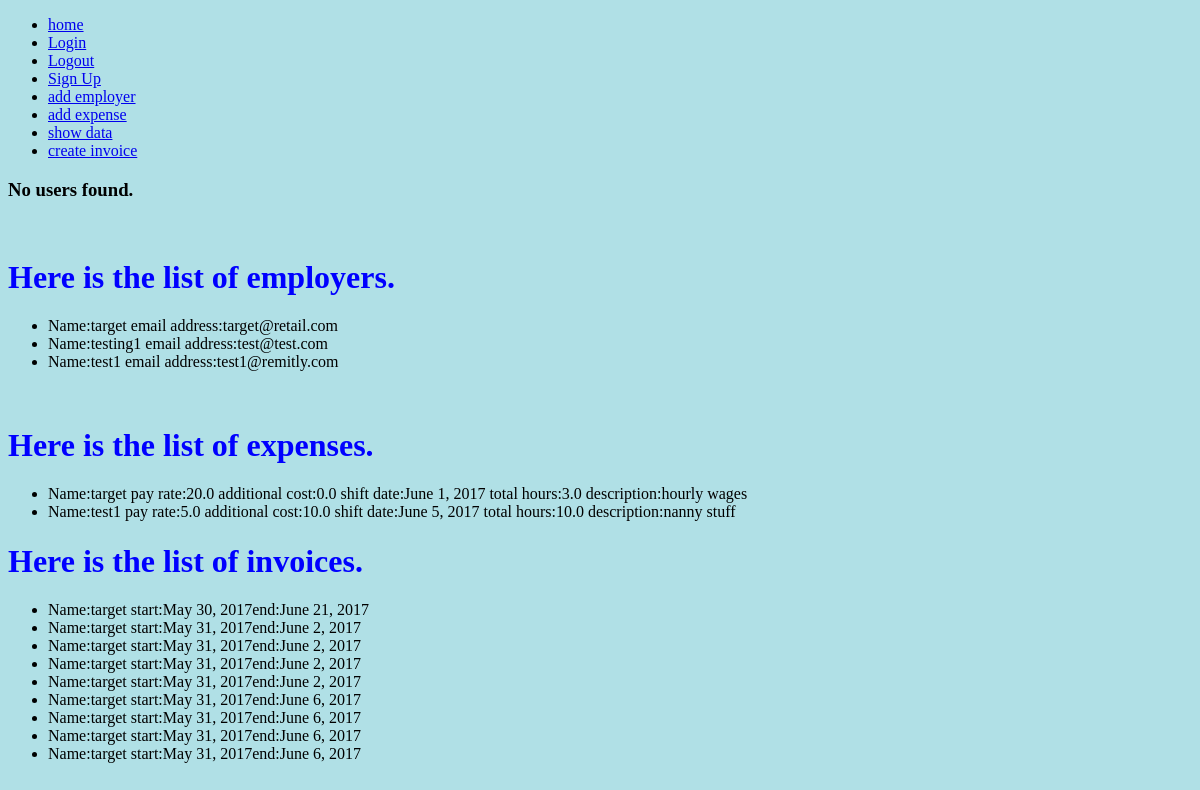
/showdata/, run on an earlier commit of the app's database.
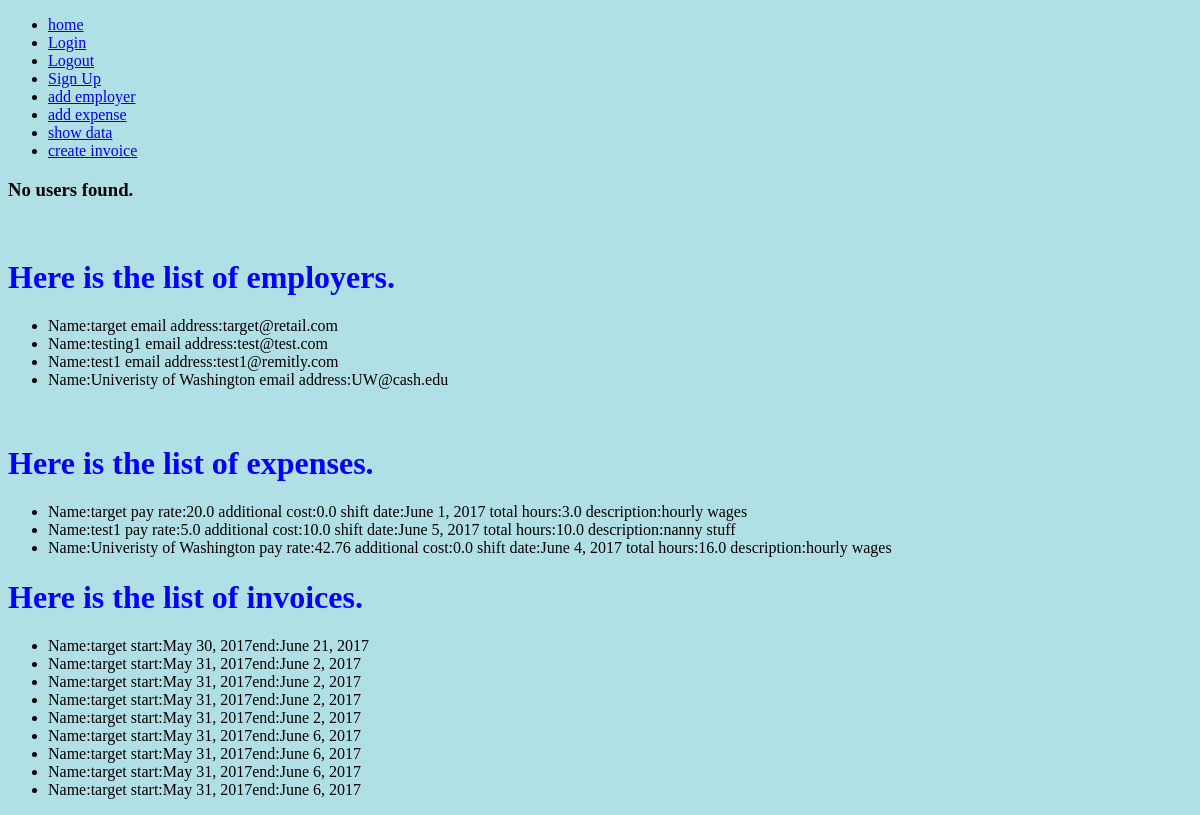
And on a later commit of the database.
### polls/models.py (models this page shows, shortened)
class Employer(models.Model):
    company_name = models.CharField(max_length=30)
    email_address = models.EmailField()
    def __str__(self):
        return self.company_name

class Expense(models.Model):
    company = models.ForeignKey(Employer, on_delete=models.CASCADE)
    pay_rate = models.FloatField()
    additional_cost = models.FloatField()
    shift_date = models.DateField()
    total_hours = models.FloatField()
    description = models.CharField(max_length=200)

class Invoice(models.Model):
    c_name = models.ForeignKey(Employer, on_delete=models.CASCADE)
    start_date = models.DateField()
    end_date = models.DateField()

### polls/views.py (the view)
# urls.py: url(r'^showdata/$', views.showdata, name='showdata'),
def showdata(request):
    all_users = User.objects.all()
    employer = Employer.objects.all()
    expense = Expense.objects.all()
    invoice = Invoice.objects.all()
    return render(request, 'polls/showdata.html', {'all_users': all_users, 'employer': employer,
                                                   'expense': expense, 'invoice':invoice})

### polls/templates/polls/showdata.html (shortened to what this page needs)
<!DOCTYPE html>
<html>
<head>
    <div id="nav">
        <ul>
            <li><a href="/">home</a></li>
            <li><a href="http://localhost:8000/login">Login</a></li>
            <li><a href="http://localhost:8000/logout">Logout</a></li>
            <li><a href="http://localhost:8000/register">Sign Up</a></li>
            <li><a href="http://localhost:8000/employer_add">add employer</a></li>
            <li><a href="http://localhost:8000/expense_add">add expense</a></li>
            <li><a href="http://localhost:8000/showdata">show data</a></li>
            <li><a href="http://localhost:8000/invoice">create invoice</a></li>
        </ul>
    </div>
    {% if all_users %}
    <h1>Here is the list of users.</h1>
    <ul>
        {% for user in all_users %}
        <li> Name:{{ user.user_name }} First Name:{{ user.first_name }} Last Name:{{ user.last_name }} Password:{{
            user.password }}
        </li>
        {% endfor %}
    </ul>
    {% else %}
    <h3> No users found.</h3>
    {% endif %}
    <br>
    {% if employer %}
    <h1>Here is the list of employers.</h1>
    <ul>
        {% for user in employer %}
        <li> Name:{{ user.company_name }} email address:{{ user.email_address }}</li>
        {% endfor %}
    </ul>
    {% else %}
    <h3> No employer found.</h3>
    {% endif %}
    <br>
    {% if expense %}
    <h1>Here is the list of expenses.</h1>
    <ul>
        {% for user in expense %}
        <li> Name:{{ user.company }} pay rate:{{ user.pay_rate }}
            additional cost:{{ user.additional_cost }} shift date:{{ user.shift_date }}
            total hours:{{ user.total_hours }} description:{{ user.description }}
        </li>
        {% endfor %}
    </ul>
    {% else %}
    <h3> No expenses found.</h3>
    {% endif %}
    {% if invoice %}
    <h1>Here is the list of invoices.</h1>
    <ul>
        {% for inv in invoice %}
        <li> Name:{{ inv.c_name }} start:{{ inv.start_date }}end:{{ inv.end_date }}
        </li>
        {% endfor %}
    </ul>
    {% else %}
    <h3> No invoices found.</h3>
    {% endif %}
</head>
</html>

### polls/templates/polls/showdata.html (style rules this page uses)
h1 { color: blue; }

What changed in the data, as far as the page shows it:
added Employer: company_name "Univeristy of Washington", email_address "UW@cash.edu"
added Expense: company "Univeristy of Washington", pay_rate "42.76", additional_cost "0.0", shift_date "June 4, 2017", total_hours "16.0", description "hourly wages"
